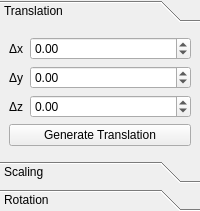
<?xml version="1.0" encoding="UTF-8"?>
<ui version="4.0">
 <class>GUITransformGenerator</class>
 <widget class="QToolBox" name="GUITransformGenerator">
  <property name="currentIndex">
   <number>0</number>
  </property>
  <widget class="QWidget" name="translate_widget">
   <attribute name="label">
    <string>Translation</string>
   </attribute>
   <layout class="QFormLayout" name="translate_layout">
    <item row="0" column="0">
     <widget class="QLabel" name="label">
      <property name="text">
       <string>Δx</string>
      </property>
     </widget>
    </item>
    <item row="0" column="1">
     <widget class="QDoubleSpinBox" name="translate_x">
      <property name="minimum">
       <double>-99.989999999999995</double>
      </property>
      <property name="maximum">
       <double>99.989999999999995</double>
      </property>
      <property name="singleStep">
       <double>0.200000000000000</double>
      </property>
     </widget>
    </item>
    <item row="1" column="0">
     <widget class="QLabel" name="label_2">
      <property name="text">
       <string>Δy</string>
      </property>
     </widget>
    </item>
    <item row="1" column="1">
     <widget class="QDoubleSpinBox" name="translate_y">
      <property name="minimum">
       <double>-99.989999999999995</double>
      </property>
      <property name="maximum">
       <double>99.989999999999995</double>
      </property>
      <property name="singleStep">
       <double>0.200000000000000</double>
      </property>
     </widget>
    </item>
    <item row="2" column="0">
     <widget class="QLabel" name="label_3">
      <property name="text">
       <string>Δz</string>
      </property>
     </widget>
    </item>
    <item row="2" column="1">
     <widget class="QDoubleSpinBox" name="translate_z">
      <property name="minimum">
       <double>-99.989999999999995</double>
      </property>
      <property name="maximum">
       <double>99.989999999999995</double>
      </property>
      <property name="singleStep">
       <double>0.200000000000000</double>
      </property>
     </widget>
    </item>
    <item row="3" column="0" colspan="2">
     <widget class="QPushButton" name="translate">
      <property name="text">
       <string>Generate Translation</string>
      </property>
     </widget>
    </item>
   </layout>
  </widget>
  <widget class="QWidget" name="scale_widget">
   <attribute name="label">
    <string>Scaling</string>
   </attribute>
   <layout class="QFormLayout" name="scale_layout">
    <item row="0" column="0">
     <widget class="QLabel" name="label_4">
      <property name="text">
       <string>αx</string>
      </property>
     </widget>
    </item>
    <item row="0" column="1">
     <widget class="QDoubleSpinBox" name="scale_x">
      <property name="minimum">
       <double>-99.989999999999995</double>
      </property>
      <property name="maximum">
       <double>99.989999999999995</double>
      </property>
      <property name="value">
       <double>1.000000000000000</double>
      </property>
      <property name="singleStep">
       <double>0.200000000000000</double>
      </property>
     </widget>
    </item>
    <item row="1" column="0">
     <widget class="QLabel" name="label_5">
      <property name="text">
       <string>αy</string>
      </property>
     </widget>
    </item>
    <item row="1" column="1">
     <widget class="QDoubleSpinBox" name="scale_y">
      <property name="minimum">
       <double>-99.989999999999995</double>
      </property>
      <property name="maximum">
       <double>99.989999999999995</double>
      </property>
      <property name="value">
       <double>1.000000000000000</double>
      </property>
      <property name="singleStep">
       <double>0.200000000000000</double>
      </property>
     </widget>
    </item>
    <item row="2" column="0">
     <widget class="QLabel" name="label_6">
      <property name="text">
       <string>αz</string>
      </property>
     </widget>
    </item>
    <item row="2" column="1">
     <widget class="QDoubleSpinBox" name="scale_z">
      <property name="minimum">
       <double>-99.989999999999995</double>
      </property>
      <property name="maximum">
       <double>99.989999999999995</double>
      </property>
      <property name="value">
       <double>1.000000000000000</double>
      </property>
      <property name="singleStep">
       <double>0.200000000000000</double>
      </property>
     </widget>
    </item>
    <item row="3" column="0" colspan="2">
     <widget class="QPushButton" name="scale">
      <property name="text">
       <string>Generate Scaling</string>
      </property>
     </widget>
    </item>
   </layout>
  </widget>
  <widget class="QWidget" name="rotate_widget">
   <attribute name="label">
    <string>Rotation</string>
   </attribute>
   <layout class="QFormLayout" name="rotate_layout">
    <property name="fieldGrowthPolicy">
     <enum>QFormLayout::ExpandingFieldsGrow</enum>
    </property>
    <item row="1" column="0">
     <widget class="QLabel" name="label_9">
      <property name="text">
       <string>θx</string>
      </property>
     </widget>
    </item>
    <item row="2" column="0">
     <widget class="QLabel" name="label_7">
      <property name="text">
       <string>θy</string>
      </property>
     </widget>
    </item>
    <item row="3" column="0">
     <widget class="QLabel" name="label_8">
      <property name="text">
       <string>θz</string>
      </property>
     </widget>
    </item>
    <item row="5" column="0" colspan="2">
     <widget class="QPushButton" name="rotate">
      <property name="text">
       <string>Generate Rotation</string>
      </property>
     </widget>
    </item>
    <item row="3" column="1">
     <widget class="QSpinBox" name="rotate_z">
      <property name="minimum">
       <number>-360</number>
      </property>
      <property name="maximum">
       <number>360</number>
      </property>
      <property name="singleStep">
       <number>5</number>
      </property>
     </widget>
    </item>
    <item row="2" column="1">
     <widget class="QSpinBox" name="rotate_y">
      <property name="minimum">
       <number>-360</number>
      </property>
      <property name="maximum">
       <number>360</number>
      </property>
      <property name="singleStep">
       <number>5</number>
      </property>
     </widget>
    </item>
    <item row="1" column="1">
     <widget class="QSpinBox" name="rotate_x">
      <property name="minimum">
       <number>-360</number>
      </property>
      <property name="maximum">
       <number>360</number>
      </property>
      <property name="singleStep">
       <number>5</number>
      </property>
     </widget>
    </item>
   </layout>
  </widget>
 </widget>
 <resources/>
 <connections/>
</ui>
